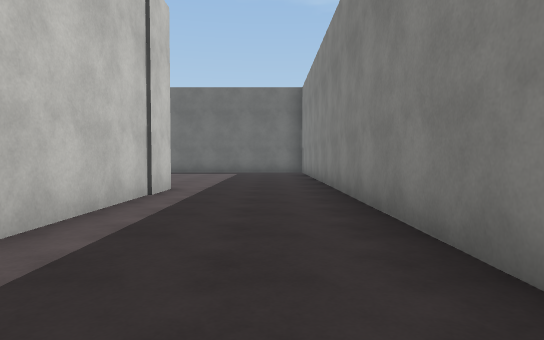
view 1 (above)

24 first-person views from a walk through a scene from a Unity 3-D project. The camera is 1.2 m above the floor, tilts 2° down and sees 75° across. The floor is counted in squares, 2 m on a side. Each view is taken from the middle of a square. On the plan, view 1 faces up. The plan holds only what a view shows up to about 10 squares ahead; the rest is blank. The place goes on beyond the plan. Surface patterns are stand-ins for the level's own textures.

view 2
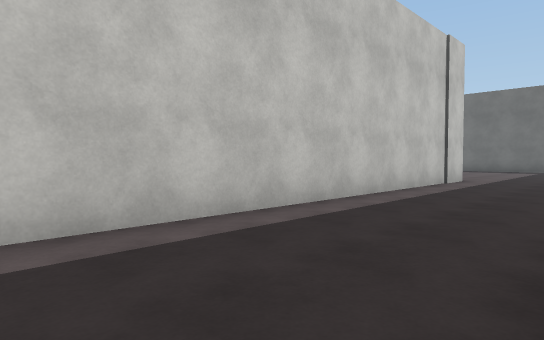

view 3
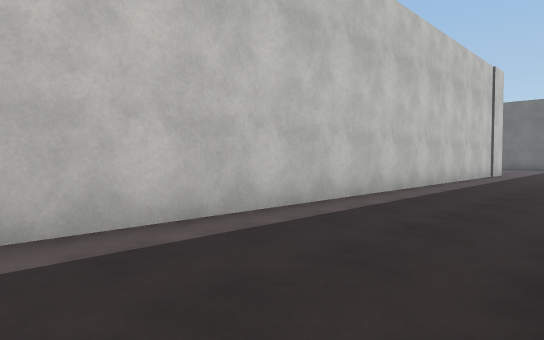

view 4
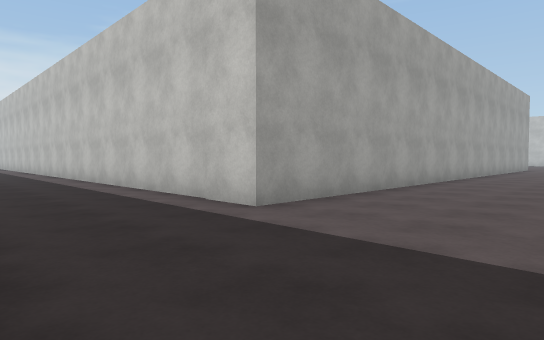

view 5
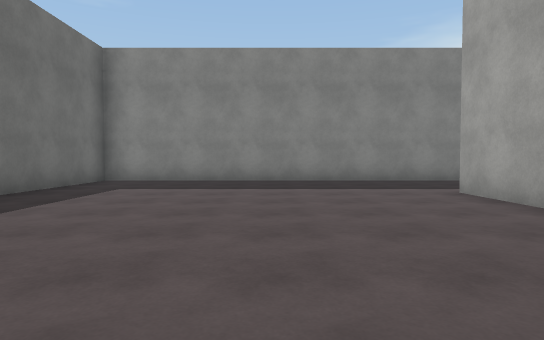

view 6
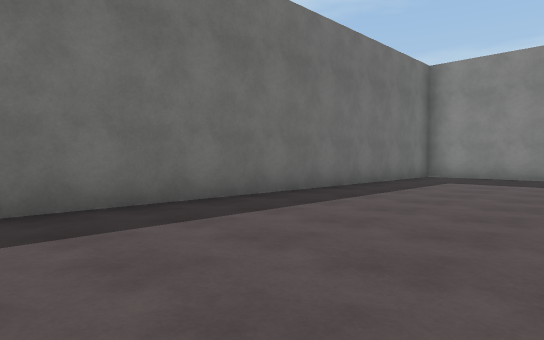

view 7
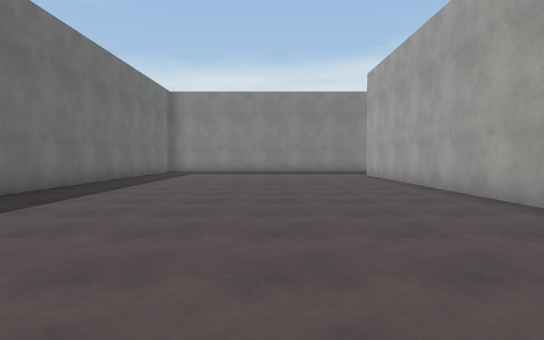

view 8
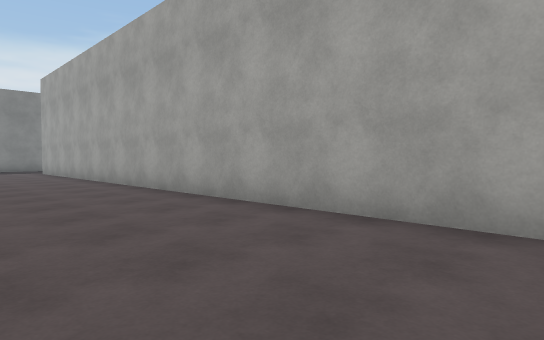

view 9
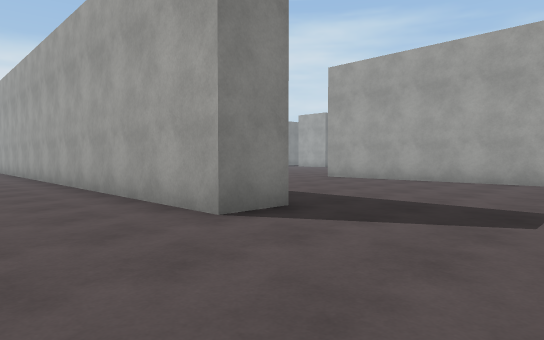

view 10
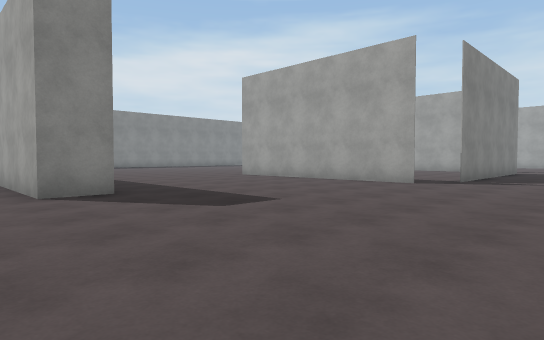

view 11
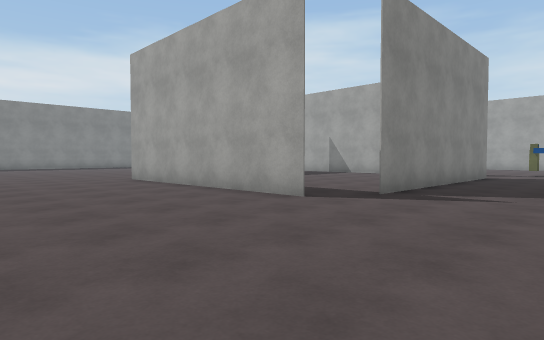

view 12
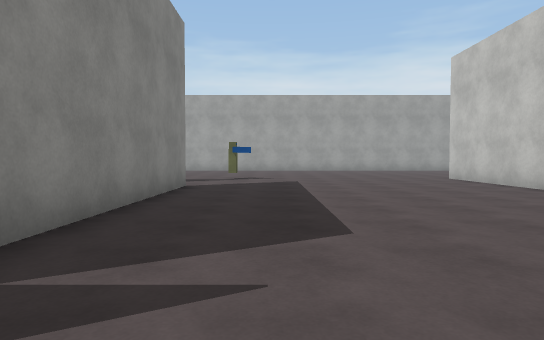

view 13
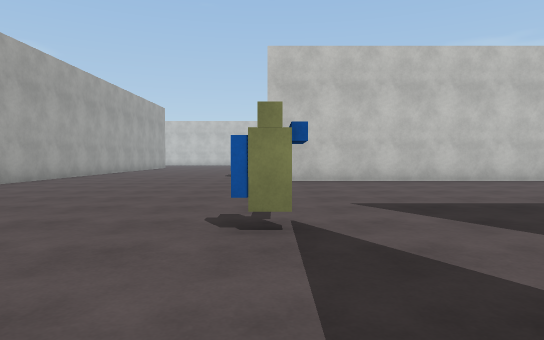

view 14
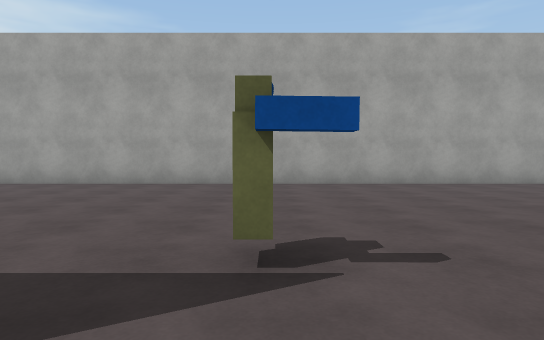

view 15
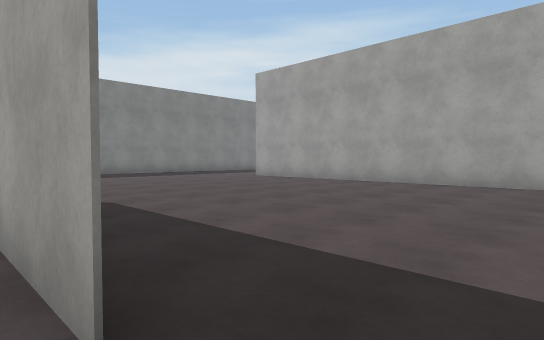

view 16
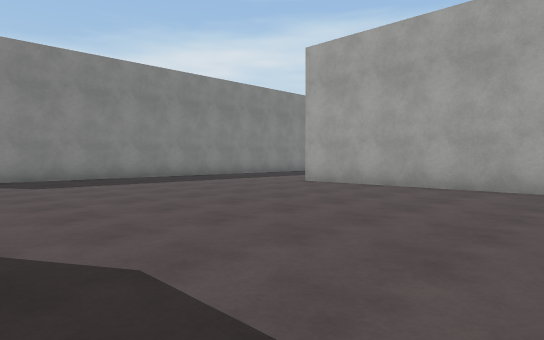

view 17
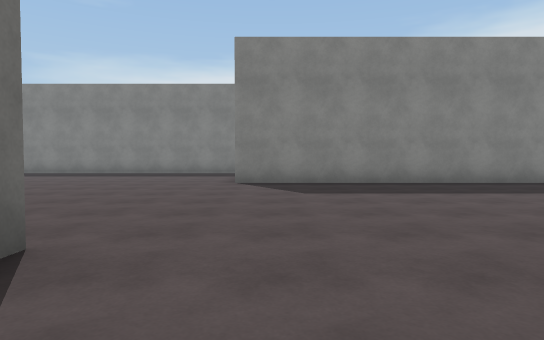

view 18
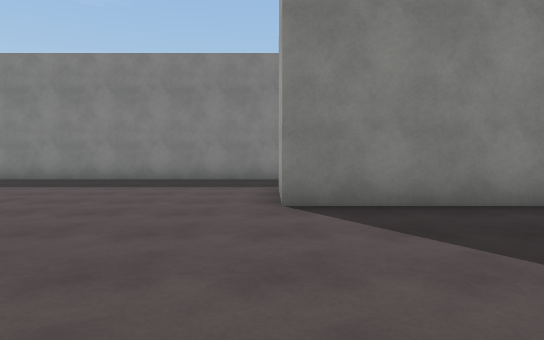

view 19
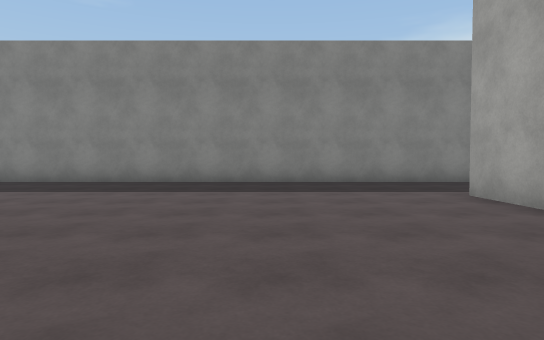

view 20
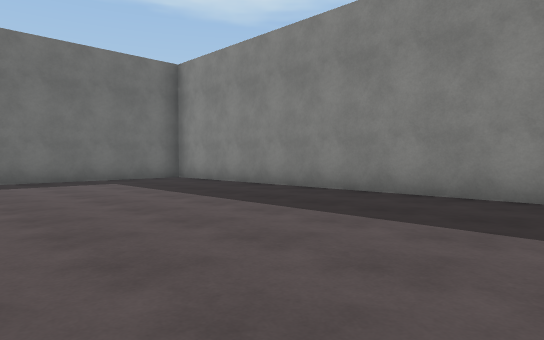

view 21
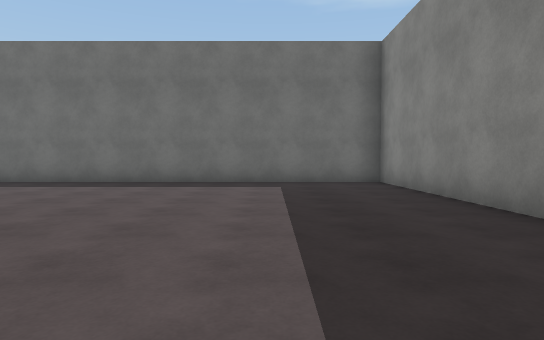

view 22
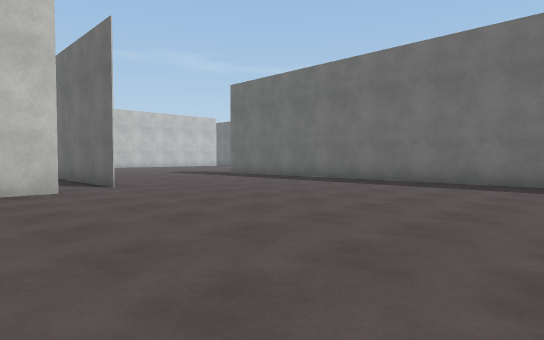

view 23
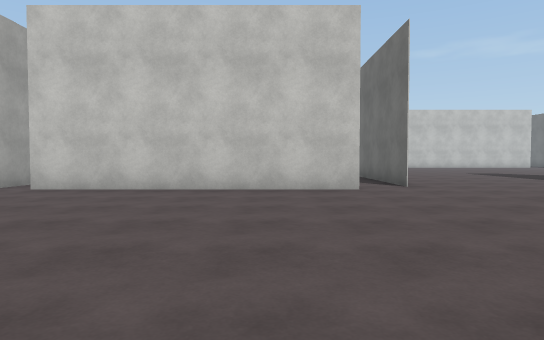

view 24
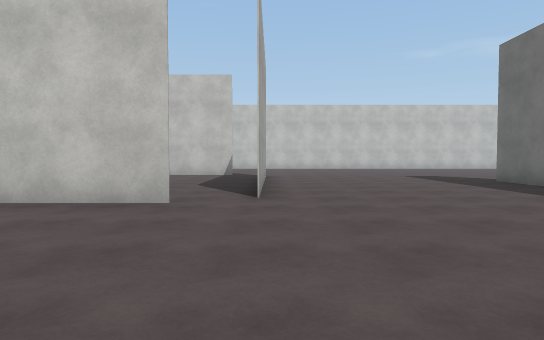

### Floor plan
Points are (right, up) in squares from view 1. A wall is a line through its corners. A room is listed if a view was taken in it or the views show most of it. See-through windows are left out.
Room 1 (views 1, 2, 3)
walls: (-3.3, -10.9) (-3.3, -8.4); (1.2, 1.5) (1.2, 6.4); (-2, 6.8) (-2, -6.6)
ways out: opening at (-5, -8) to room 2; opening at (0, 7) to room 2
Room 2 (views 4, 5, 6, 7, 8, 9, 10, 11, 12, 13, 14, 15, 16, 17, 18, 19, 20, 21, 22, 23, 24)
walls: (-14.7, -1.2) (-14.7, -7.6); (-17.4, 5.7) (-19, 5.7) (-19, 6.8) (-2, 6.8); (-21.5, -0.2) (-15.2, -0.2); (-22.2, -7.6) (-22.2, -1.2); (-8.2, -9.1) (-6.4, -9.1); (-29.1, -3) (-29.1, -10); (-3.3, -8.4) (-3.3, 5.7) (-13.5, 5.7); (-8.6, -14.5) (-8.6, -9.1); (1.2, 6.4) (1.2, 14.3) (-9.5, 14.3); (-30, -16.1) (-13.1, -16.1)
ways out: opening at (-5, -8) to room 1; opening at (0, 7) to room 1; opening at (-22, -1); opening at (-21, -8); opening at (-14.5, -0.5); opening at (-11.5, -15.2)
objects: other object (-23, -10)

Positions as (right, up) in squares from view 1, and headings:
1: (0, 0), facing up
2: (1, -3), facing up-left
3: (1, -7), facing up-left
4: (1, 10), facing down-left
5: (-8, 10), facing right
6: (-10, 10), facing up-right
7: (-14, 10), facing right
8: (-17, 10), facing down-right
9: (-22, 9), facing down-right
10: (-25, 8), facing down-right
11: (-25, 4), facing down-right
12: (-24, 0), facing down
13: (-20, -10), facing left
14: (-23, -8), facing down
15: (-22, -8), facing down-right
16: (-19, -9), facing down-right
17: (-17, -10), facing right
18: (-13, -9), facing right
19: (-12, -6), facing right
20: (-9, -4), facing up-right
21: (-6, -3), facing up
22: (-8, -3), facing up-left
23: (-8, -3), facing left
24: (-10, 0), facing left
